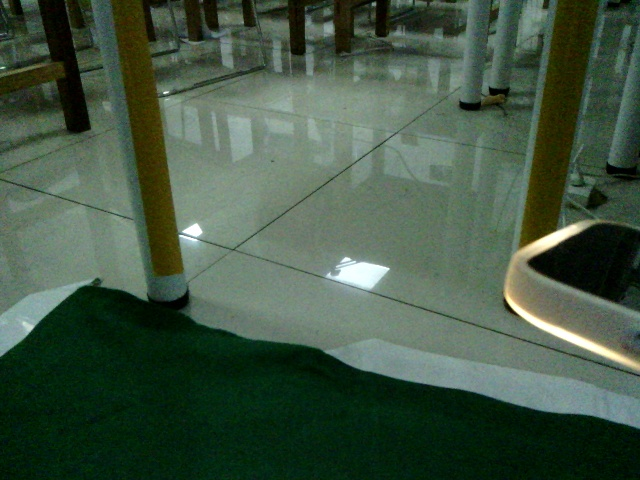
#> input picture robotic competition/soccer/failgoal.jpg, 640 x 480 px
$ python 'test detect.py'
#> lines starting #> are read from the running program, lines starting #| are printed output that depends on the picture; after the words box and inside, x2 and y2 are one past the last pixel; in counts of white or black regions, pixels touching at a corner belong together
#> further down, img is the input picture: shape (480, 640, 3); mean B, G, R 67.8, 85.9, 66.4
# coding=utf-8
# import cv2
# import numpy as np
#
#
# def detect_goal_and_obstacle(img, low_yellow, high_yellow):
#     hsv = cv2.cvtColor(img, cv2.COLOR_BGR2HSV)
#
#     # 识别黄色区域
#     # yellow_mask = cv2.inRange(hsv, low_yellow, high_yellow)
#     # yellow_contours, _ = cv2.findContours(yellow_mask, cv2.RETR_EXTERNAL, cv2.CHAIN_APPROX_SIMPLE)
#     # yellow_centers = [cv2.minEnclosingCircle(cnt)[0] for cnt in yellow_contours]
#     # 识别黄色区域
#     yellow_mask = cv2.inRange(hsv, low_yellow, high_yellow)
#
#     # 对二值掩模进行形态学操作，去除噪声
#     kernel = np.ones((5, 5), np.uint8)
#     yellow_mask = cv2.morphologyEx(yellow_mask, cv2.MORPH_OPEN, kernel)
#
#     # 查找轮廓
#     yellow_contours, _ = cv2.findContours(yellow_mask, cv2.RETR_EXTERNAL, cv2.CHAIN_APPROX_SIMPLE)
#
#     # 计算每个符合面积要求的轮廓的中心点
#     yellow_centers = []
#     for cnt in yellow_contours:
#         area = cv2.contourArea(cnt)
#         if area > 100:  # 过滤掉小的轮廓
#             center = cv2.minEnclosingCircle(cnt)[0]
#             yellow_centers.append(center)
#
#     # 调试输出，查看识别到的黄色区域中心点
#     print("Yellow centers:", yellow_centers)
#
#     # 寻找最左边和最右边的黄色区域
#     if yellow_centers:
#         leftmost = min(yellow_centers, key=lambda x: x[0])
#         rightmost = max(yellow_centers, key=lambda x: x[0])
#         return [leftmost, rightmost], yellow_centers
#
#     return [], []
#
#
# def calculate_mid_point(yellow_centers):
#     if len(yellow_centers) == 2:
#         y_center = yellow_centers[0]
#         g_center = yellow_centers[1]
#         mid_point = (int((y_center[0] + g_center[0]) / 2), int((y_center[1] + g_center[1]) / 2))
#         return mid_point[0], mid_point  # 返回 X 坐标和中点坐标
#     return None, None
#
#
# # 测试代码
# if __name__ == "__main__":
#     img = cv2.imread('goal.jpg')  # 替换为实际测试图像路径
#     low_yellow = np.array([20, 100, 100])
#     high_yellow = np.array([30, 255, 255])
#     yellow_positions, yellow_centers = detect_goal_and_obstacle(img, low_yellow, high_yellow)
#     mid_x, mid_point = calculate_mid_point(yellow_positions)
#
#     # 标注所有识别到的黄色点
#     for center in yellow_centers:
#         cv2.circle(img, (int(center[0]), int(center[1])), 5, (0, 255, 255), -1)
#
#     if mid_x is not None:
#         cv2.circle(img, mid_point, 5, (0, 0, 255), -1)  # 标注中点
#         left_point = (mid_point[0] - 80, mid_point[1])
#         right_point = (mid_point[0] + 80, mid_point[1])
#         cv2.circle(img, left_point, 5, (255, 0, 0), -1)  # 标注左边80个像素的位置
#         cv2.circle(img, right_point, 5, (0, 255, 0), -1)  # 标注右边80个像素的位置
#
#         cv2.imshow("Detected Goal and Obstacle", img)
#         cv2.waitKey(0)
#         cv2.destroyAllWindows()
#     else:
#         print("未能识别到两条黄色竖线")
import cv2
import numpy as np


def detect_goal_and_obstacle(img, low_yellow, high_yellow):
    hsv = cv2.cvtColor(img, cv2.COLOR_BGR2HSV)
#> hsv: shape (480, 640, 3); mean H, S, V 62.7, 117.5, 86.4

    # 识别黄色区域
    yellow_mask = cv2.inRange(hsv, low_yellow, high_yellow)
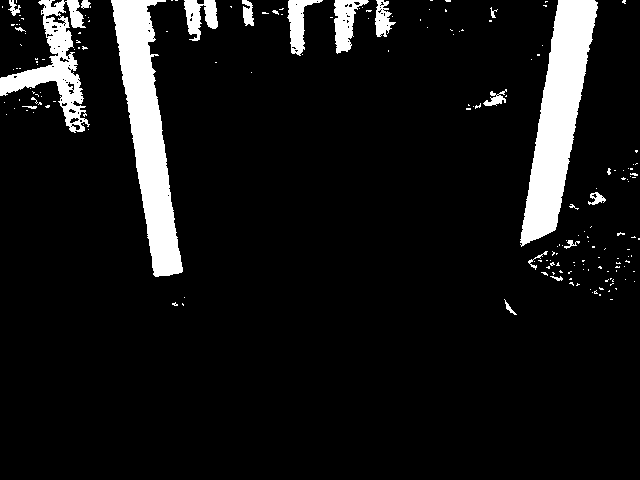
#> yellow_mask: shape (480, 640); 8.5% white; 184 white regions (164 under 20 px), largest, box (x1, y1, x2, y2) and area: (520, 0, 598, 247) 8888, (111, 0, 183, 277) 8688, (0, 0, 90, 133) 3759

    # 对二值掩模进行形态学操作，去除噪声
    kernel = np.ones((5, 5), np.uint8)
    yellow_mask = cv2.morphologyEx(yellow_mask, cv2.MORPH_OPEN, kernel)
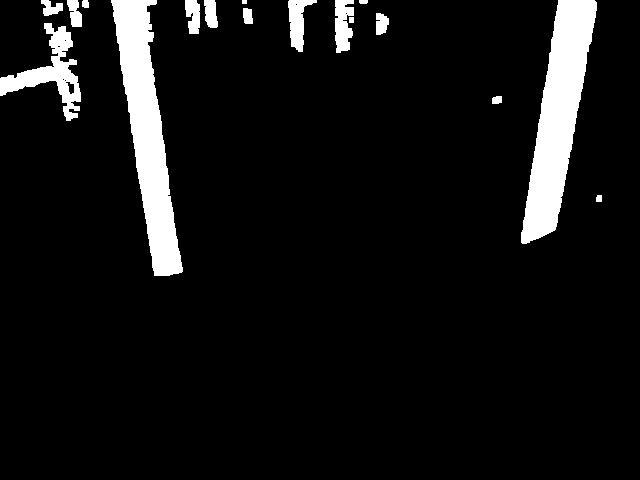
#> yellow_mask: shape (480, 640); 7.6% white; 17 white regions

    # 查找轮廓
    yellow_contours, _ = cv2.findContours(yellow_mask, cv2.RETR_EXTERNAL, cv2.CHAIN_APPROX_SIMPLE)
#> yellow_contours = 17 contours, 1 with area under 20; largest, box (x1, y1, x2, y2) and area: (521, 0, 597, 244) 8563, (111, 0, 183, 276) 8239, (0, 23, 81, 121) 2314, (335, 0, 354, 53) 683, (288, 0, 317, 52) 678

    return yellow_contours


def calculate_mid_point(contour):
    if contour is not None:
        M = cv2.moments(contour)
        if M["m00"] != 0:
            cx = int(M["m10"] / M["m00"])
            cy = int(M["m01"] / M["m00"])
            return cx, cy  # 返回X和Y坐标
    return None


def calculate_centroid_midpoint(centroids):
    if len(centroids) == 2:
        mid_x = int((centroids[0][0] + centroids[1][0]) / 2)
        mid_y = int((centroids[0][1] + centroids[1][1]) / 2)
        return mid_x, mid_y  # 返回两个质心的中点坐标
    return None


if __name__ == "__main__":
    img = cv2.imread('failgoal.jpg')  # 替换为实际测试图像路径
    low_yellow = np.array([0, 139, 0])
    high_yellow = np.array([46, 255, 88])
    yellow_contours = detect_goal_and_obstacle(img, low_yellow, high_yellow)

    if yellow_contours:
        # 按照面积从大到小排序轮廓
        yellow_contours = sorted(yellow_contours, key=cv2.contourArea, reverse=True)

        # 选择面积最大的两个轮廓
        largest_contours = yellow_contours[:2]
#> largest_contours = 2 contours; box (x1, y1, x2, y2) and area: (521, 0, 597, 244) 8563, (111, 0, 183, 276) 8239
        centroids = []

        for contour in largest_contours:
            # 绘制每个黄色区域的轮廓
            cv2.drawContours(img, [contour], -1, (0, 255, 255), 2)  # 黄色轮廓

            # 计算每个轮廓的质心
            mid_point = calculate_mid_point(contour)
            if mid_point is not None:
                centroids.append(mid_point)
                cv2.circle(img, mid_point, 5, (0, 0, 255), -1)  # 标注质心
#> this loop made 2 passes
#> (cx in calculate_mid_point, cy in calculate_mid_point) on passes 1 to 2: (557, 115), (146, 131)
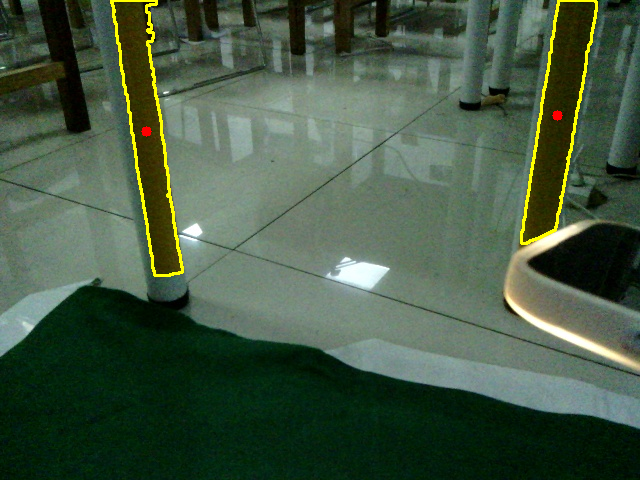
#> img: shape (480, 640, 3); 1.31% of pixels changed, all inside (x1, y1, x2, y2) = (110, 0, 598, 277)
#> after the loop, centroids = [(557, 115), (146, 131)]

        # 计算两个质心的中点
        centroid_midpoint = calculate_centroid_midpoint(centroids)
#> in calculate_centroid_midpoint, `mid_x = int((centroids[0][0] + centroids[1][0]) / 2)`: mid_x = 351
#> in calculate_centroid_midpoint, `mid_y = int((centroids[0][1] + centroids[1][1]) / 2)`: mid_y = 123
#> centroid_midpoint = (351, 123)
        if centroid_midpoint is not None:
            cv2.circle(img, centroid_midpoint, 5, (255, 0, 0), -1)  # 标注质心的中点
#> img: shape (480, 640, 3); 0.03% of pixels changed, all inside (x1, y1, x2, y2) = (346, 118, 357, 129)

        cv2.imshow("Detected Goal and Obstacle", img)
        cv2.waitKey(0)
        cv2.destroyAllWindows()
    else:
        print("未能识别到黄色区域")

$ run again, with robotic competition/soccer/goaldark.jpg copied over robotic competition/soccer/failgoal.jpg
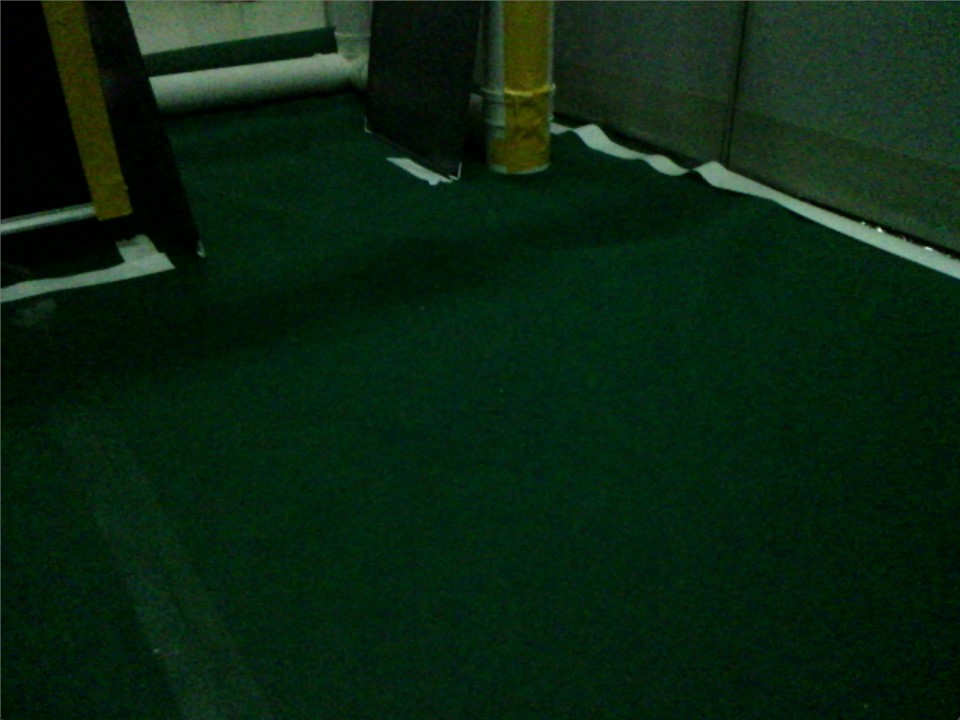
#> input picture robotic competition/soccer/goaldark.jpg, 960 x 720 px
#> img is the input picture: shape (720, 960, 3); mean B, G, R 17.2, 36.3, 10.2
#> hsv: shape (720, 960, 3); mean H, S, V 67.4, 211.8, 36.3
#> in detect_goal_and_obstacle, `yellow_mask = cv2.morphologyEx(yellow_mask, cv2.MORPH_OPEN, kernel)`:
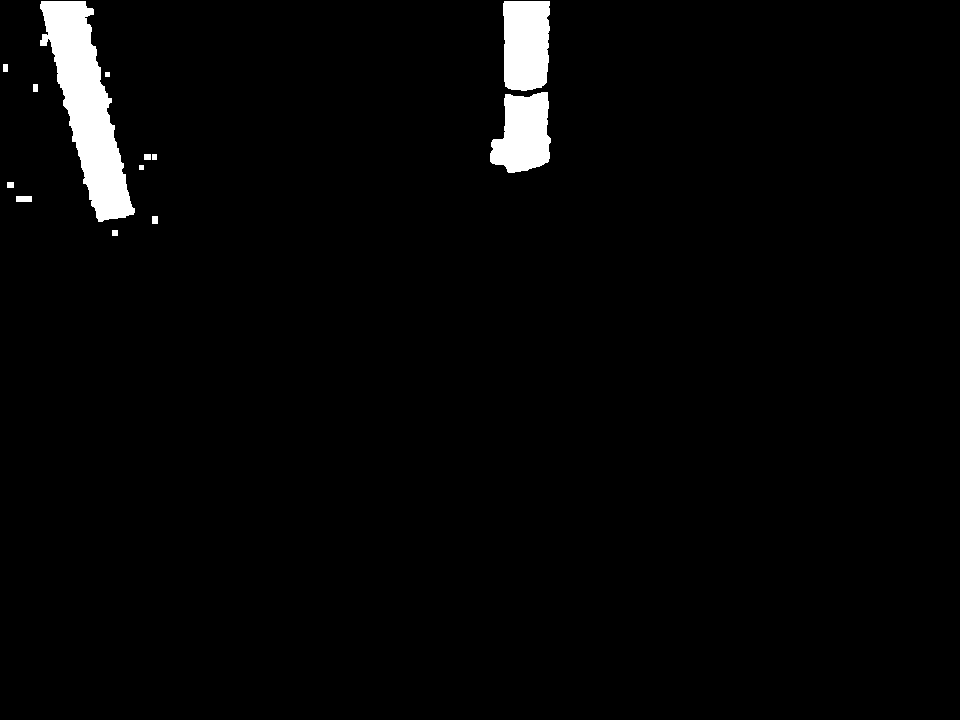
#> yellow_mask: shape (720, 960); 2.5% white; 13 white regions
#> in detect_goal_and_obstacle, `yellow_contours, _ = cv2.findContours(yellow_mask, cv2.RETR_EXTERNAL, ..`: yellow_contours = 13 contours, 2 with area under 20; largest, box (x1, y1, x2, y2) and area: (40, 1, 135, 222) 9059, (503, 1, 550, 91) 3786, (490, 92, 551, 173) 3505, (16, 196, 32, 202) 75, (152, 216, 158, 224) 35
#> largest_contours = 2 contours; box (x1, y1, x2, y2) and area: (40, 1, 135, 222) 9059, (503, 1, 550, 91) 3786
#> the loop `for contour in largest_contours:` made 2 passes
#> (cx in calculate_mid_point, cy in calculate_mid_point) on passes 1 to 2: (86, 106), (525, 43)
#> after the loop `for contour in largest_contours:`:
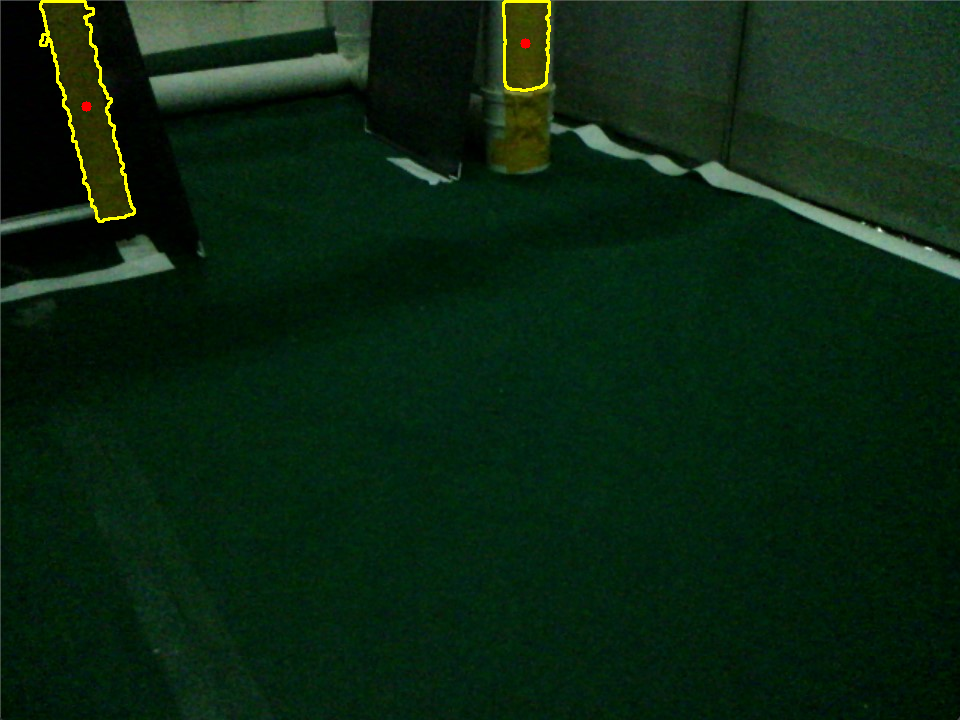
#> img: shape (720, 960, 3); 0.43% of pixels changed, all inside (x1, y1, x2, y2) = (39, 0, 551, 223)
#> after the loop `for contour in largest_contours:`: centroids = [(86, 106), (525, 43)]
#> mid_x = 305
#> mid_y = 74
#> centroid_midpoint = (305, 74)
